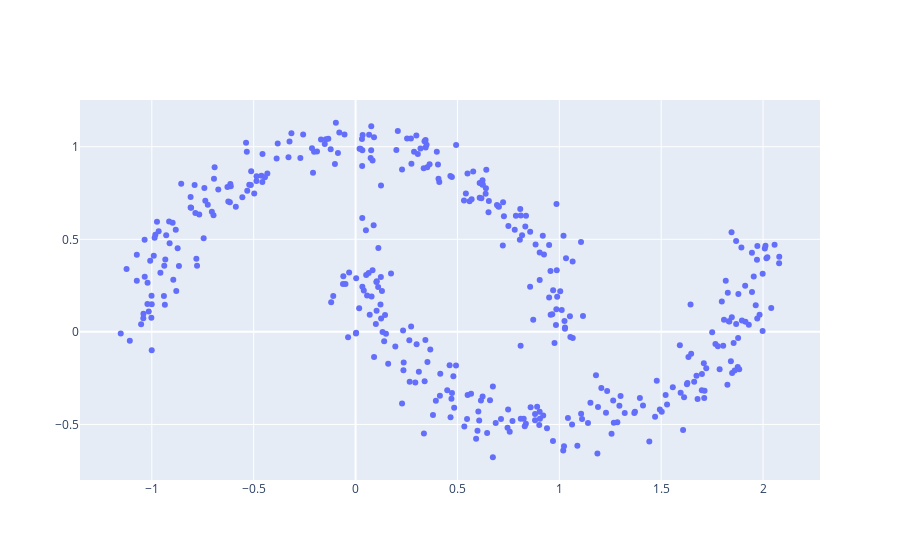

This figure's notebook cell:
### Markdown cell above
## Select `eps` & `min_sample`

In the above code, we specified `eps=0.2` and `min_sample=3`. But why did do that? Well let's play around to see the influence of these two parameters.

### Play with `eps` 🤙

Let's first play around with `eps`. As a reminder `eps` is the *maximum distance which determines whether an observation belongs to a core sample or not*. Let's start with high `eps`.

### Code cell
# Instanciate DBSCAN with High eps
db = DBSCAN(eps=1, min_samples=5, metric="euclidean", algorithm="brute")

# Fit on data
## No need to normalize data, it already is!
db.fit(X)

# Visualize with plotly

## Import go to build our own figure
import plotly.graph_objects as go

fig = go.Figure()

# Loop through each label for our cluster
for i in np.unique(db.labels_):
    label = X[db.labels_ == i]
    fig.add_trace(go.Scatter(x=label[:, 0], y=label[:, 1], mode="markers", name="Cluster {}".format(i)))

fig.show()

### Figure 1 — Plotly figure (JSON) as saved in the notebook; plotly's stock layout.template omitted (floating-point values rounded to 4 significant figures; data arrays with more than 128 entries replaced by an {"elided": "..."} marker saying what was removed)
{"data": [{"mode": "markers", "name": "Cluster 0", "type": "scatter", "x": {"elided": "400 float values"}, "y": {"elided": "400 float values"}}], "layout": {}}
